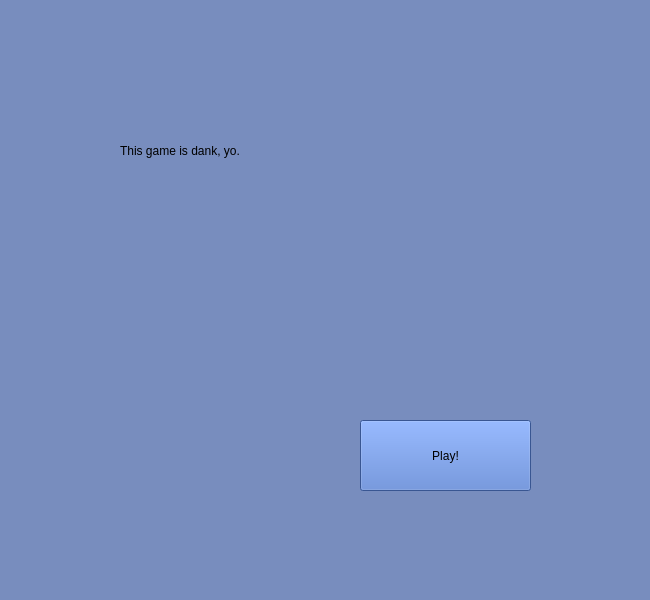
<?xml version="1.0" encoding="UTF-8"?>
<ui version="4.0">
 <class>StartScreen</class>
 <widget class="QWidget" name="StartScreen">
  <property name="geometry">
   <rect>
    <x>0</x>
    <y>0</y>
    <width>650</width>
    <height>600</height>
   </rect>
  </property>
  <property name="windowTitle">
   <string>StartScreen</string>
  </property>
  <property name="styleSheet">
   <string notr="true">background-color: rgb(120, 141, 190);</string>
  </property>
  <widget class="QLabel" name="label">
   <property name="geometry">
    <rect>
     <x>120</x>
     <y>110</y>
     <width>381</width>
     <height>81</height>
    </rect>
   </property>
   <property name="text">
    <string>This game is dank, yo.</string>
   </property>
  </widget>
  <widget class="QPushButton" name="play">
   <property name="geometry">
    <rect>
     <x>360</x>
     <y>420</y>
     <width>171</width>
     <height>71</height>
    </rect>
   </property>
   <property name="styleSheet">
    <string notr="true">background-color:rgb(80,120,205)</string>
   </property>
   <property name="text">
    <string>Play!</string>
   </property>
  </widget>
 </widget>
 <layoutdefault spacing="6" margin="11"/>
 <resources/>
 <connections>
  <connection>
   <sender>play</sender>
   <signal>clicked()</signal>
   <receiver>StartScreen</receiver>
   <slot>close()</slot>
   <hints>
    <hint type="sourcelabel">
     <x>445</x>
     <y>455</y>
    </hint>
    <hint type="destinationlabel">
     <x>324</x>
     <y>299</y>
    </hint>
   </hints>
  </connection>
 </connections>
</ui>
